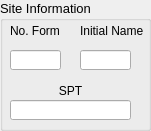
     <widget class="QGroupBox" name="groupBox_20">
      <property name="geometry">
       <rect>
        <x>760</x>
        <y>0</y>
        <width>151</width>
        <height>131</height>
       </rect>
      </property>
      <property name="font">
       <font>
        <family>Tahoma</family>
        <pointsize>10</pointsize>
       </font>
      </property>
      <property name="title">
       <string>Site Information</string>
      </property>
      <widget class="QLineEdit" name="Initial_LE_Hor_2">
       <property name="geometry">
        <rect>
         <x>80</x>
         <y>50</y>
         <width>51</width>
         <height>20</height>
        </rect>
       </property>
       <property name="font">
        <font>
         <weight>75</weight>
         <bold>true</bold>
        </font>
       </property>
       <property name="focusPolicy">
        <enum>Qt::NoFocus</enum>
       </property>
       <property name="alignment">
        <set>Qt::AlignRight|Qt::AlignTrailing|Qt::AlignVCenter</set>
       </property>
       <property name="readOnly">
        <bool>true</bool>
       </property>
      </widget>
      <widget class="QLabel" name="label_314">
       <property name="geometry">
        <rect>
         <x>10</x>
         <y>20</y>
         <width>61</width>
         <height>21</height>
        </rect>
       </property>
       <property name="font">
        <font>
         <pointsize>9</pointsize>
        </font>
       </property>
       <property name="text">
        <string>No. Form</string>
       </property>
      </widget>
      <widget class="QLineEdit" name="Number_Form_LE_Hor_2">
       <property name="geometry">
        <rect>
         <x>10</x>
         <y>50</y>
         <width>51</width>
         <height>20</height>
        </rect>
       </property>
       <property name="font">
        <font>
         <weight>75</weight>
         <bold>true</bold>
        </font>
       </property>
       <property name="focusPolicy">
        <enum>Qt::NoFocus</enum>
       </property>
       <property name="alignment">
        <set>Qt::AlignRight|Qt::AlignTrailing|Qt::AlignVCenter</set>
       </property>
       <property name="readOnly">
        <bool>true</bool>
       </property>
      </widget>
      <widget class="QLabel" name="label_315">
       <property name="geometry">
        <rect>
         <x>80</x>
         <y>20</y>
         <width>71</width>
         <height>21</height>
        </rect>
       </property>
       <property name="font">
        <font>
         <pointsize>9</pointsize>
        </font>
       </property>
       <property name="text">
        <string>Initial Name</string>
       </property>
      </widget>
      <widget class="QLabel" name="label_490">
       <property name="geometry">
        <rect>
         <x>40</x>
         <y>80</y>
         <width>61</width>
         <height>21</height>
        </rect>
       </property>
       <property name="font">
        <font>
         <pointsize>9</pointsize>
        </font>
       </property>
       <property name="text">
        <string>SPT</string>
       </property>
       <property name="alignment">
        <set>Qt::AlignCenter</set>
       </property>
      </widget>
      <widget class="QLineEdit" name="SPT_LE_Hor_2">
       <property name="geometry">
        <rect>
         <x>10</x>
         <y>100</y>
         <width>121</width>
         <height>20</height>
        </rect>
       </property>
       <property name="font">
        <font>
         <weight>75</weight>
         <bold>true</bold>
        </font>
       </property>
       <property name="focusPolicy">
        <enum>Qt::NoFocus</enum>
       </property>
       <property name="alignment">
        <set>Qt::AlignCenter</set>
       </property>
       <property name="readOnly">
        <bool>true</bool>
       </property>
      </widget>
     </widget>
